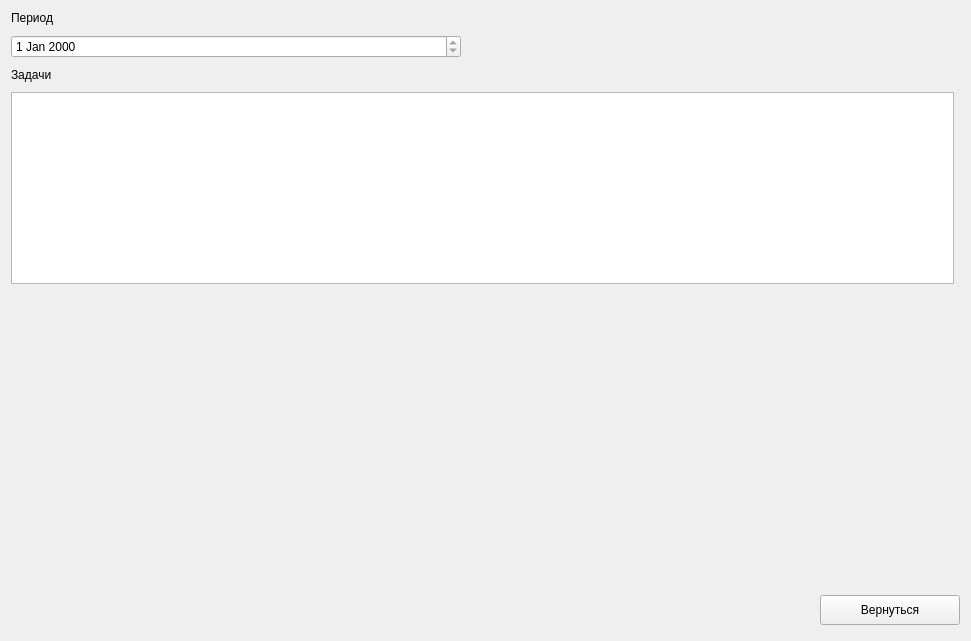
          <widget class="QWidget" name="pageUserView">
           <layout class="QGridLayout" name="gridLayout_42">
            <item row="0" column="0">
             <layout class="QVBoxLayout" name="verticalLayout_25">
              <property name="spacing">
               <number>10</number>
              </property>
              <item>
               <widget class="QLabel" name="label_84">
                <property name="text">
                 <string>Период</string>
                </property>
               </widget>
              </item>
              <item>
               <widget class="QDateEdit" name="dateEditView">
                <property name="sizePolicy">
                 <sizepolicy hsizetype="Fixed" vsizetype="Fixed">
                  <horstretch>0</horstretch>
                  <verstretch>0</verstretch>
                 </sizepolicy>
                </property>
                <property name="minimumSize">
                 <size>
                  <width>450</width>
                  <height>0</height>
                 </size>
                </property>
                <property name="readOnly">
                 <bool>true</bool>
                </property>
               </widget>
              </item>
              <item>
               <widget class="QLabel" name="label_86">
                <property name="text">
                 <string>Задачи</string>
                </property>
               </widget>
              </item>
              <item>
               <widget class="QTextEdit" name="taskEditView">
                <property name="readOnly">
                 <bool>true</bool>
                </property>
               </widget>
              </item>
             </layout>
            </item>
            <item row="1" column="0">
             <spacer name="verticalSpacer_27">
              <property name="orientation">
               <enum>Qt::Vertical</enum>
              </property>
              <property name="sizeType">
               <enum>QSizePolicy::Expanding</enum>
              </property>
              <property name="sizeHint" stdset="0">
               <size>
                <width>540</width>
                <height>300</height>
               </size>
              </property>
             </spacer>
            </item>
            <item row="2" column="0" colspan="2">
             <widget class="QWidget" name="widget_26" native="true">
              <property name="sizePolicy">
               <sizepolicy hsizetype="Expanding" vsizetype="Expanding">
                <horstretch>0</horstretch>
                <verstretch>0</verstretch>
               </sizepolicy>
              </property>
              <property name="minimumSize">
               <size>
                <width>0</width>
                <height>40</height>
               </size>
              </property>
              <property name="maximumSize">
               <size>
                <width>16777215</width>
                <height>40</height>
               </size>
              </property>
              <layout class="QHBoxLayout" name="horizontalLayout_24">
               <property name="spacing">
                <number>0</number>
               </property>
               <property name="leftMargin">
                <number>0</number>
               </property>
               <property name="topMargin">
                <number>0</number>
               </property>
               <property name="rightMargin">
                <number>0</number>
               </property>
               <property name="bottomMargin">
                <number>0</number>
               </property>
               <item>
                <spacer name="horizontalSpacer_42">
                 <property name="orientation">
                  <enum>Qt::Horizontal</enum>
                 </property>
                 <property name="sizeHint" stdset="0">
                  <size>
                   <width>809</width>
                   <height>20</height>
                  </size>
                 </property>
                </spacer>
               </item>
               <item>
                <widget class="QPushButton" name="backTaskViewBtn">
                 <property name="minimumSize">
                  <size>
                   <width>140</width>
                   <height>30</height>
                  </size>
                 </property>
                 <property name="maximumSize">
                  <size>
                   <width>140</width>
                   <height>30</height>
                  </size>
                 </property>
                 <property name="text">
                  <string>Вернуться</string>
                 </property>
                 <property name="icon">
                  <iconset resource="resource.qrc">
                   <normaloff>:/icon/icon/free-icon-back-2644908.png</normaloff>:/icon/icon/free-icon-back-2644908.png</iconset>
                 </property>
                 <property name="iconSize">
                  <size>
                   <width>20</width>
                   <height>20</height>
                  </size>
                 </property>
                </widget>
               </item>
              </layout>
             </widget>
            </item>
           </layout>
          </widget>
